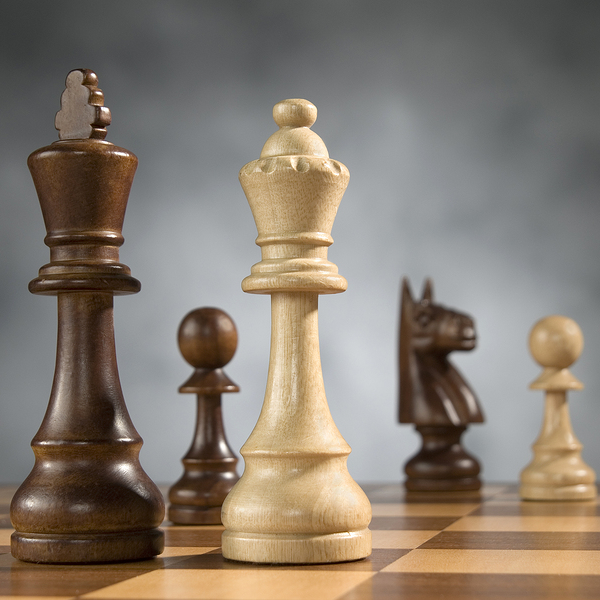
#> input picture unneccesary/old/image.bmp, 600 x 600 px
$ python cut_image.py
#> lines starting #> are read from the running program, lines starting #| are printed output that depends on the picture
from PIL import Image

im = Image.open('image.bmp')
#> im is the input picture: PIL image 600x600 RGB; mean R, G, B 134.3, 123.7, 111.9
w, h = im.size
#> w = 600; h = 600
for i in range(4):
    for j in range(4):
        new_im = im.crop((w // 4 * j, h // 4 * i, w // 4 * (j + 1) - 1, h // 4 * (i + 1) - 1))
        if i == 3 and j == 3:
            break
        new_im.save(f'image{i + 1}{j + 1}.bmp')
#> this loop made 4 passes
#> pass 1, `new_im.save(f'image{i + 1}{j + 1}.bmp')`:
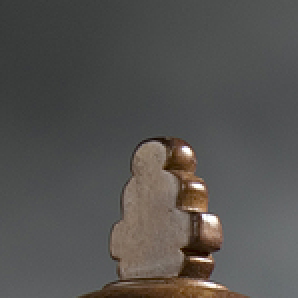
#> saved as image11.bmp: PIL image 149x149 RGB (shown 2 times larger); mean R, G, B 84.7, 82.7, 80.4
#> pass 1, `new_im.save(f'image{i + 1}{j + 1}.bmp')`:
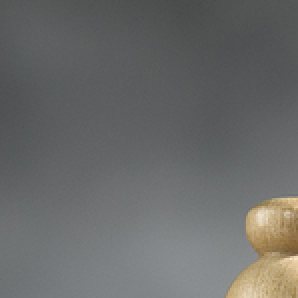
#> saved as image12.bmp: PIL image 149x149 RGB (shown 2 times larger); mean R, G, B 105.7, 106.2, 105.3
#> pass 1, `new_im.save(f'image{i + 1}{j + 1}.bmp')`:
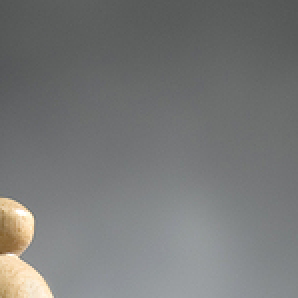
#> saved as image13.bmp: PIL image 149x149 RGB (shown 2 times larger); mean R, G, B 118.9, 120, 119.4
#> pass 1, `new_im.save(f'image{i + 1}{j + 1}.bmp')`:
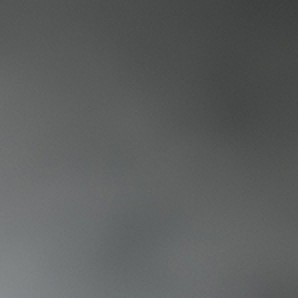
#> saved as image14.bmp: PIL image 149x149 RGB (shown 2 times larger); mean R, G, B 92.1, 94.4, 94
#> after the loop:
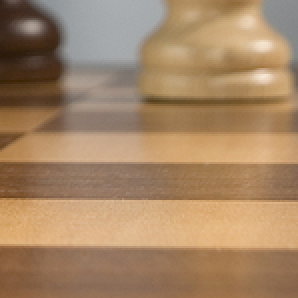
#> new_im: PIL image 149x149 RGB (shown 2 times larger); mean R, G, B 165.1, 133.8, 101.9

$ run again, with unneccesary/old/car.jpg saved as unneccesary/old/image.bmp
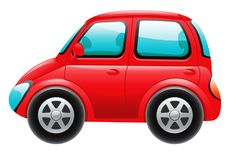
#> input picture unneccesary/old/car.jpg, 236 x 156 px
#> im is the input picture: PIL image 236x156 RGB; mean R, G, B 202.7, 159.2, 161.6
#> the loop `for i in range(4):` made 4 passes
#> pass 1, `new_im.save(f'image{i + 1}{j + 1}.bmp')`:
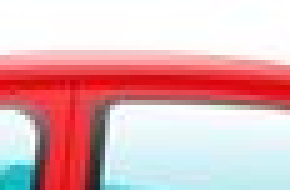
#> saved as image13.bmp: PIL image 58x38 RGB (shown 5 times larger); mean R, G, B 223.6, 181.2, 184.3
#> after the loop `for i in range(4):`:
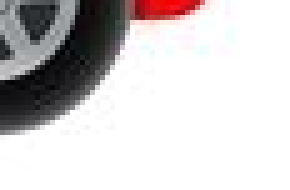
#> new_im: PIL image 58x38 RGB (shown 5 times larger); mean R, G, B 208, 204.3, 204.8
